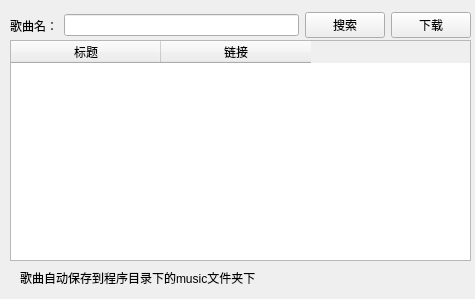
<?xml version="1.0" encoding="UTF-8"?>
<ui version="4.0">
 <class>Widget</class>
 <widget class="QWidget" name="Widget">
  <property name="geometry">
   <rect>
    <x>0</x>
    <y>0</y>
    <width>475</width>
    <height>299</height>
   </rect>
  </property>
  <property name="windowTitle">
   <string>HifiDownloader</string>
  </property>
  <widget class="QTableWidget" name="tableWidget_search_result">
   <property name="geometry">
    <rect>
     <x>10</x>
     <y>40</y>
     <width>461</width>
     <height>221</height>
    </rect>
   </property>
   <attribute name="horizontalHeaderDefaultSectionSize">
    <number>150</number>
   </attribute>
   <column>
    <property name="text">
     <string>标题</string>
    </property>
   </column>
   <column>
    <property name="text">
     <string>链接</string>
    </property>
   </column>
  </widget>
  <widget class="QWidget" name="horizontalLayoutWidget">
   <property name="geometry">
    <rect>
     <x>10</x>
     <y>10</y>
     <width>461</width>
     <height>31</height>
    </rect>
   </property>
   <layout class="QHBoxLayout" name="horizontalLayout">
    <item>
     <widget class="QLabel" name="label">
      <property name="text">
       <string>歌曲名：</string>
      </property>
     </widget>
    </item>
    <item>
     <widget class="QLineEdit" name="lineEdit_search"/>
    </item>
    <item>
     <widget class="QPushButton" name="pushButton_search">
      <property name="text">
       <string>搜索</string>
      </property>
     </widget>
    </item>
    <item>
     <widget class="QPushButton" name="pushButton_download">
      <property name="text">
       <string>下载</string>
      </property>
     </widget>
    </item>
   </layout>
  </widget>
  <widget class="QLabel" name="label_2">
   <property name="geometry">
    <rect>
     <x>20</x>
     <y>270</y>
     <width>441</width>
     <height>16</height>
    </rect>
   </property>
   <property name="text">
    <string>歌曲自动保存到程序目录下的music文件夹下</string>
   </property>
  </widget>
 </widget>
 <resources/>
 <connections/>
</ui>
